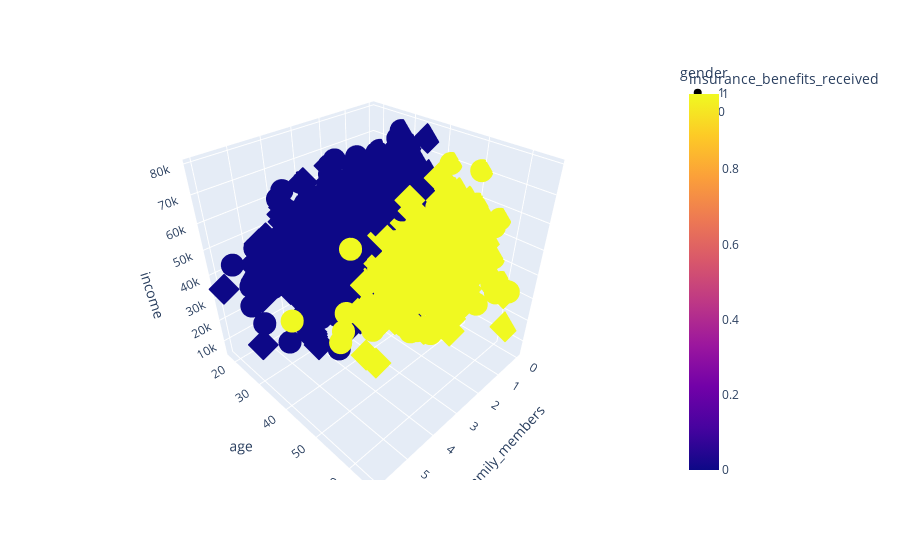

The code cell stored with this chart in its notebook:
### Markdown cell above
<div class="alert alert-block alert-danger">
<b>Comentario del revisor</b> <a class="tocSkip"></a>
    
Debemos asegurarnos de que todo nuestro proyecto se ejecute. Ten presente que debemos también asegurarnos de que las versiones de los paquetes que utilicemos deben ser las mismas para que en la plataforma no haya ningún inconveniente.
</div>

### Code cell
#grafico 3d para corroborar la relación de "insurance_bemefits" y "age"
data['insurance_benefits_received'] = np.where(data['insurance_benefits'] > 0, 1, 0)

fig = px.scatter_3d(data,
                    x='family_members', y='age', z='income',
                    color='insurance_benefits_received', symbol='gender',
                    opacity=1)
fig.show()

### Figure 1 — Plotly figure (JSON) as saved in the notebook; plotly's stock layout.template omitted (floating-point values rounded to 4 significant figures; data arrays with more than 128 entries replaced by an {"elided": "..."} marker saying what was removed)
{"data": [{"hovertemplate": "gender=1<br>family_members=%{x}<br>age=%{y}<br>income=%{z}<br>insurance_benefits_received=%{marker.color}<extra></extra>", "legendgroup": "1", "marker": {"color": {"elided": "2495 int values"}, "coloraxis": "coloraxis", "opacity": 1, "symbol": "circle"}, "mode": "markers", "name": "1", "scene": "scene", "showlegend": true, "type": "scatter3d", "x": {"elided": "2495 int values"}, "y": {"elided": "2495 int values"}, "z": {"elided": "2495 float values"}}, {"hovertemplate": "gender=0<br>family_members=%{x}<br>age=%{y}<br>income=%{z}<br>insurance_benefits_received=%{marker.color}<extra></extra>", "legendgroup": "0", "marker": {"color": {"elided": "2505 int values"}, "coloraxis": "coloraxis", "opacity": 1, "symbol": "diamond"}, "mode": "markers", "name": "0", "scene": "scene", "showlegend": true, "type": "scatter3d", "x": {"elided": "2505 int values"}, "y": {"elided": "2505 int values"}, "z": {"elided": "2505 float values"}}], "layout": {"coloraxis": {"colorbar": {"title": {"text": "insurance_benefits_received"}}, "colorscale": [[0, "#0d0887"], [0.1111, "#46039f"], [0.2222, "#7201a8"], [0.3333, "#9c179e"], [0.4444, "#bd3786"], [0.5556, "#d8576b"], [0.6667, "#ed7953"], [0.7778, "#fb9f3a"], [0.8889, "#fdca26"], [1, "#f0f921"]]}, "legend": {"title": {"text": "gender"}, "tracegroupgap": 0}, "margin": {"t": 60}, "scene": {"domain": {"x": [0, 1], "y": [0, 1]}, "xaxis": {"title": {"text": "family_members"}}, "yaxis": {"title": {"text": "age"}}, "zaxis": {"title": {"text": "income"}}}}}
